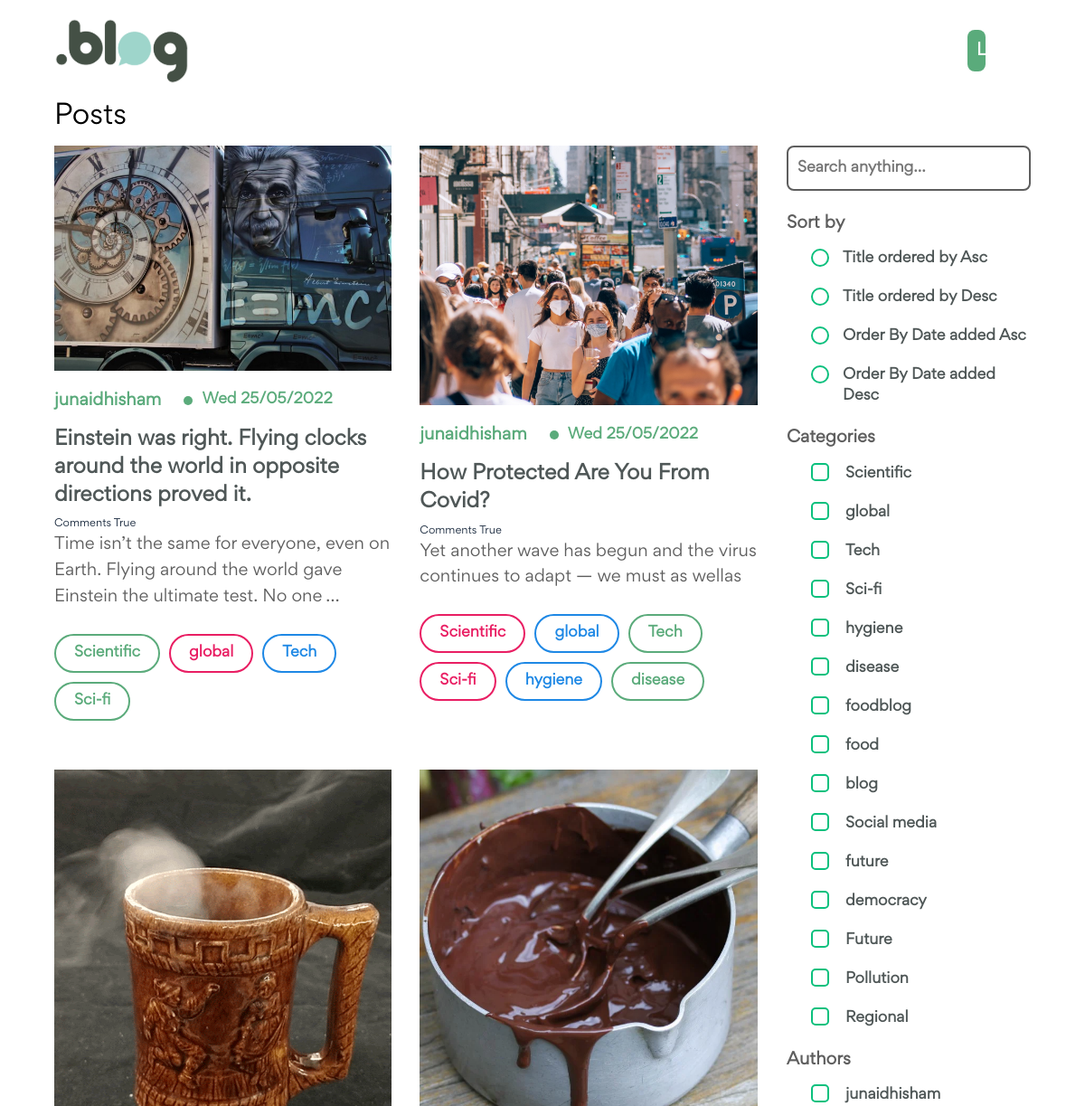
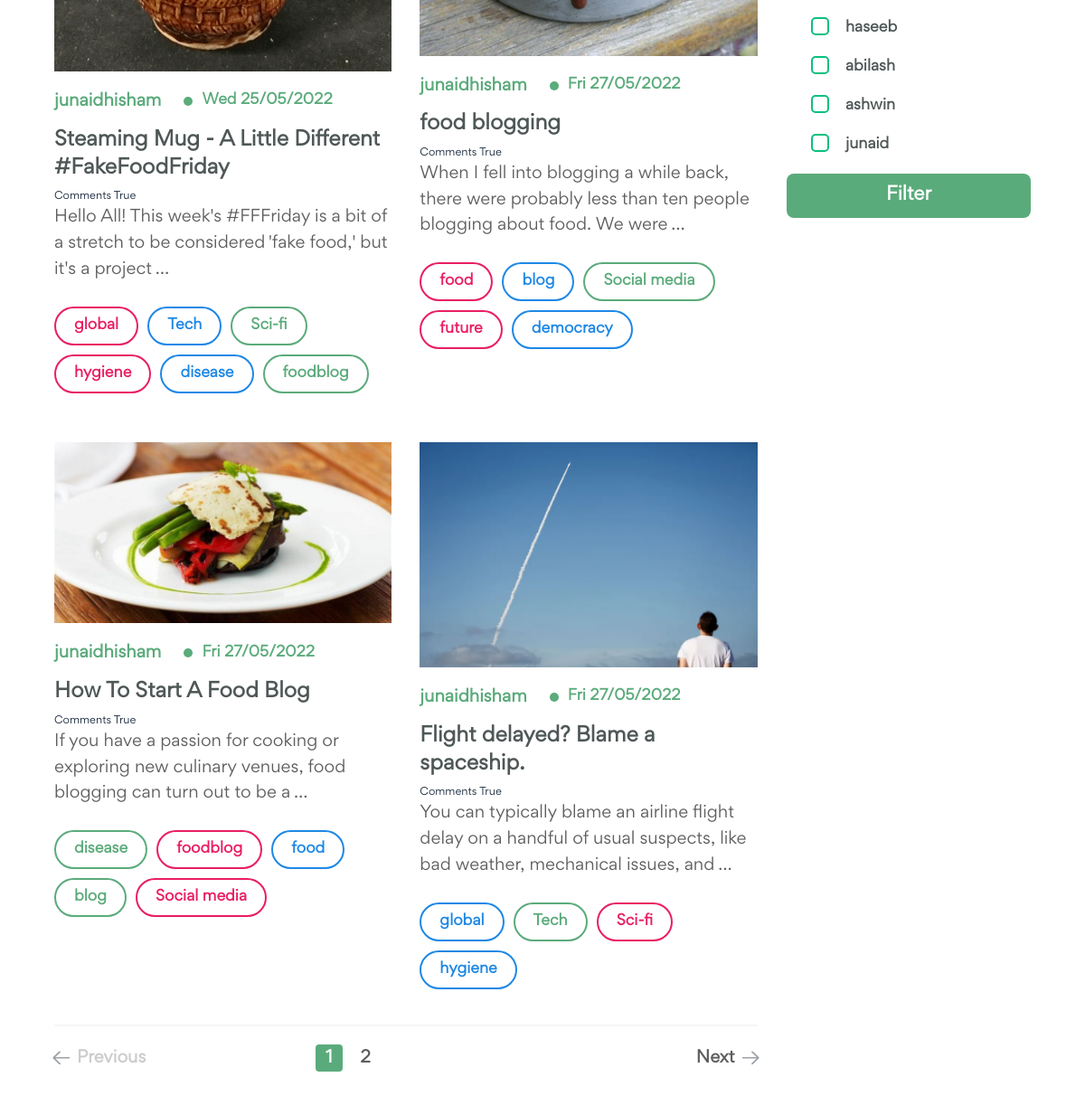
The page / on the database its author committed (2 pictures, top to bottom).
### posts/models.py (models this page shows, shortened)
class Post(models.Model):
    title = models.CharField(max_length=255)
    short_description = models.TextField()
    description = RichTextField()
    categories = models.ManyToManyField("posts.Category")
    time_to_read = models.CharField(max_length=128)
    featured_image = models.ImageField(upload_to="posts/")
    author = models.ForeignKey("posts.Author", on_delete=models.CASCADE)
    published_date = models.DateField()
    is_draft = models.BooleanField(default=False)
    is_deleted = models.BooleanField(default=False)

class Author(models.Model):
    name = models.CharField(max_length=255)
    user = models.OneToOneField("auth.User", on_delete=models.CASCADE)

class Category(models.Model):
    title = models.CharField(max_length=50)
    class Meta:
        verbose_name_plural = "categories"

### web/views.py (the view)
# urls.py: path('',views.index, name="index"),
def index(request):
    posts = Post.objects.filter(is_deleted=False, is_draft=False)
    categories = Category.objects.all()
    authors = Author.objects.all()
    search_authors = request.GET.getlist("author")
    if search_authors:
        posts = posts.filter(author__in=search_authors)
    search_categories = request.GET.getlist("category")
    if search_categories:
        posts = posts.filter(categories__in=search_categories).distinct()
    q = request.GET.get('q')
    if q:
        posts = posts.filter(title__istartswith = q)
    sort = request.GET.get('sort')
    if sort == 'title-asc':
        posts = posts.order_by("title")
    elif sort == 'title-desc':
        posts = posts.order_by("-title")
    elif sort == 'date-asc':
        posts = posts.order_by("published_date")
    elif sort == 'date-desc':
        posts = posts.order_by("-published_date")
    instances = paginate_instances(request=request,instances=posts )
    context={
        "title":"Home Page",
        "instances":instances,
        "categories":categories,
        "authors":authors,
    }
    return render(request, "web/index.html", context)

### main/functions.py (called while the page is built)
def paginate_instances(request, instances, per_page=6):
    instances = Paginator(instances, per_page)
    page = request.GET.get('page',1)
    try:
        instances = instances.page(page)
    except PageNotAnInteger:
        instances = instances.page(1)
    except EmptyPage:
        instances = instances.page(instances.num_pages)
    return instances

### posts/templatetags/paginator_tags.py (called while the page is built)
@register.simple_tag
def get_elided_page_range(instances, number, on_each_side=3, on_ends=2):
    paginator = Paginator(instances.object_list, instances.per_page)
    return paginator.get_elided_page_range(number=number, on_each_side=on_each_side, on_ends=on_ends)

@register.simple_tag(takes_context=True)
def change_params(context, page):
    request = context['request']
    full_path = request.get_full_path()
    if '?' in full_path:
        if "page" in full_path:
            full_path = re.sub("page=[0-9]+", f"page={page}", full_path)
        else:
           full_path += f"&page={page}"
    else:
        full_path += f"?page={page}"
    return full_path

@register.inclusion_tag("web/includes/pagination.html",takes_context=True)
def load_pagination(context, instances):
    request = context['request']
    return {
        "instances":instances,
        "request":request
    }

### templates/web/index.html (shortened to what this page needs)
{% extends 'base.html' %} {% load static %} {% block content%}
{% load paginator_tags %}
<section id="home">
    <section class="wrapper">
        {% include "web/includes/header.html" %}
        <section class="spotlight">
            <h3>Posts</h3>
            <div class="all-posts">
                <div class="post-section">
                    <ul class="posts">
                        {% for post in instances %}
                        <li>
                            <a href="{% url 'web:post' id=post.id %}">
                                <div class="blog-image">
                                    <img src="{{post.featured_image.url}}" alt="Blog" />
                                </div>
                                <div class="details">
                                    <div class="date">
                                        <h4 class="name">{{post.author.name}}</h4>
                                        <div class="round"></div>
                                        <span>{{post.published_date| date:"D d/m/Y"}}</span>
                                    </div>
                                    <h3 class="head">{{post.title}}</h3>
                                    <h6>Comments True</h6>
                                    <p class="description">{{post.short_description | truncatewords:20}}</p>
                                </div>
                            </a>
                            <div class="bottom">
                                {% for tag in post.categories.all %}
                                <a href="#" class="design {% cycle 'one' 'two' 'three' %}">{{tag.title }}</a>
                                {% endfor %}
                            </div>
                        </li>
                        {% endfor %}
                    </ul>
                    {% load_pagination instances %}
                </div>
                <div class="filter-section" id="hamburger-menu">
                    <form action="">
                        <input type="text" name="q" placeholder="Search anything..." />
                        <p class="filter-head">Sort by</p>
                        <div class="filter">
                            <label class="radio">
                                <span class="radio"></span>
                                <span class="label">Title ordered by Asc</span>
                            </label>
                            <label class="radio">
                                <span class="radio"></span>
                                <span class="label">Title ordered by Desc</span>
                            </label>
                            <label class="radio">
                                <span class="radio"></span>
                                <span class="label">Order By Date added Asc</span>
                            </label>
                            <label class="radio">
                                <span class="radio"></span>
                                <span class="label">Order By Date added Desc</span>
                            </label>
                        </div>
                        <p class="filter-head">Categories</p>
                        <div class="filter">
                            {% for category in categories %}
                            <label class="checkbox">
                                <input type="checkbox" value="{{category.id}}" name="category" />
                                <span class="label">{{category.title}}</span>
                            </label>
                            {% endfor %}
                        </div>
                        <p class="filter-head">Authors</p>
                        <div class="filter">
                            {% for author in authors %}
                            <label class="checkbox">
                                <input type="checkbox" value="{{author.id}}" name="author" />
                                <span class="label">{{author.name}}</span>
                            </label>
                            {% endfor %}
                        </div>
                        <input type="submit" value="Filter" />
                    </form>
                </div>
            </div>
        </section>
    </section>
</section>
{% endblock %}

### templates/base.html (shortened to what this page needs)
<!DOCTYPE html>
<html lang="en">
    <head>
        {% load static %}
        <link
            rel="stylesheet"
            href="{% static './css/style.css' %}"
            type="text/css"
        />
    </head>
    <body>
        {% block content %}
        {% endblock %}
    </body>
</html>

### templates/web/includes/header.html (shortened to what this page needs)
{% load static %}
<header>
    <h1>
        <a href="{% url 'web:index' %}">
            <img
                src="{% static './images/icons/blog-logo.svg' %}"
                alt="Logo"
            />
        </a>
    </h1>
    <div>
        {% if request.user.is_authenticated %}
        <p>{{request.user.username}}</p>
        <a href="{% url 'posts:create_post' %}" class="login my-posts">
            Create Posts
        </a>
        <a href="{% url 'posts:my_posts' %}" class="login my-posts">
            My Posts
        </a>
        <a href="{% url 'users:logout' %}" class="login"> Logout </a>
        {% else %}
        <a href="{% url 'users:login' %}" class="login"> Login </a>
        {% endif %}
</header>

### templates/web/includes/pagination.html (shortened to what this page needs)
{% load paginator_tags %}
{% load static %}
{% if instances.has_other_pages %}
<div class="pagination">
    {% if instances.has_previous %} {% change_params instances.previous_page_number as prev_url %}
    <a href="?page={{prev_url}}" class="prev">
        <span class="arrow">
            <img src="{% static './images/icons/arrow.svg' %}" alt="Arrow" />
        </span>
        Previous
    </a>
    {% else %}
    <div class="prev disabled">
        <span class="arrow">
            <img src="{% static './images/icons/arrow.svg' %}" alt="Arrow" />
        </span>
        Previous
    </div>
    {% endif %}
    <div class="pages">
        {% get_elided_page_range instances.paginator instances.number as page_range %} {% for i in page_range %} {% if instances.number == i %}
        <span class="active">{{i}}</span>
        {% else %} {% change_params i as current_url %}
        <a href="{{current_url}}">{{i}}</a>
        {% endif %} {% endfor %}
    </div>
    {% if instances.has_next %} {% change_params instances.next_page_number as next_url %}
    <a href="?page={{next_url}}" class="next">
        Next
        <span class="arrow">
            <img src="{% static './images/icons/arrow.svg' %}" alt="Arrow" />
        </span>
    </a>
    {% endif %}
</div>
{% endif %}

### rows shown on the page
Post: featured_image (picture), author.name "junaidhisham", published_date "Wed 25/05/2022", title "Einstein was right. Flying clocks around the world in opposite directions proved it.", short_description "Time isn’t the same for everyone, even on Earth. Flying around the world gave Einstein the ultimate test. No one …"
Category: title "Scientific"
Category: title "global"
Category: title "Tech"
Category: title "Sci-fi"
Post: featured_image (picture), author.name "junaidhisham", published_date "Wed 25/05/2022", title "How Protected Are You From Covid?", short_description "Yet another wave has begun and the virus continues to adapt — we must as wellas"
Category: title "hygiene"
Category: title "disease"
Post: featured_image (picture), author.name "junaidhisham", published_date "Wed 25/05/2022", title "Steaming Mug - A Little Different #FakeFoodFriday", short_description "Hello All! This week's #FFFriday is a bit of a stretch to be considered 'fake food,' but it's a project …"
Category: title "foodblog"
Post: featured_image (picture), author.name "junaidhisham", published_date "Fri 27/05/2022", title "food blogging", short_description "When I fell into blogging a while back, there were probably less than ten people blogging about food. We were …"
Category: title "food"
Category: title "blog"
Category: title "Social media"
Category: title "future"
Category: title "democracy"
Post: featured_image (picture), author.name "junaidhisham", published_date "Fri 27/05/2022", title "How To Start A Food Blog", short_description "If you have a passion for cooking or exploring new culinary venues, food blogging can turn out to be a …"
Post: featured_image (picture), author.name "junaidhisham", published_date "Fri 27/05/2022", title "Flight delayed? Blame a spaceship.", short_description "You can typically blame an airline flight delay on a handful of usual suspects, like bad weather, mechanical issues, and …"
Category: title "Future"
Category: title "Pollution"
Category: title "Regional"
Author: name "junaidhisham"
Author: name "haseeb"
Author: name "abilash"
Author: name "ashwin"
Author: name "junaid"

### other values the page prints
{{ i }} "1"
{{ i }} "2"
